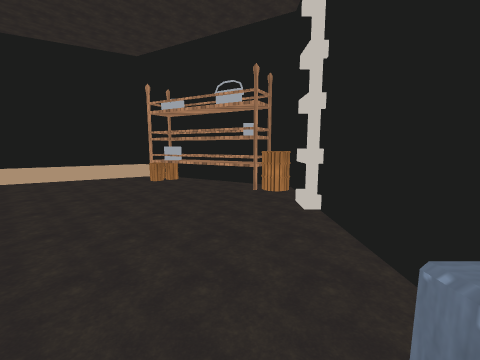
View 1 (above)

20 first-person views from a walk through a 3-D level made in the Unity game engine. The camera is 1.3 m above the floor, tilts 8° down and sees 90° across. The floor is counted in squares, 0.5 m on a side. Each view is taken from the middle of a square. On the plan, view 1 faces up. The plan holds only what a view shows up to about 17 squares ahead; the rest is blank. The place goes on beyond the plan. The player character is not drawn. Some animated figures are not drawn. Some surface patterns are stand-ins.

View 2
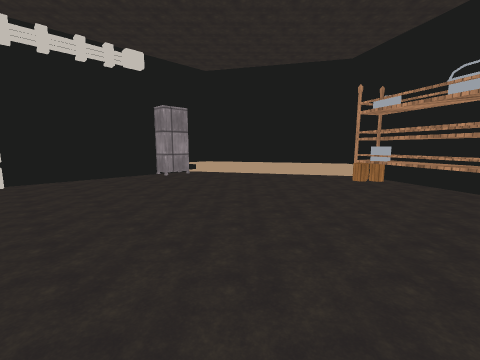

View 3
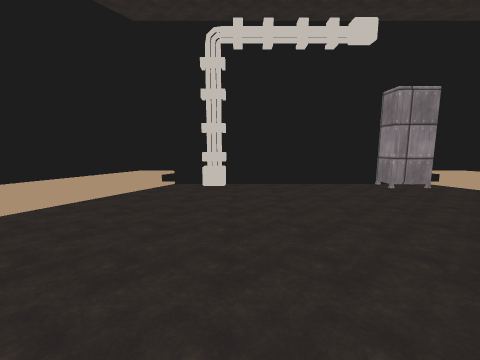

View 4
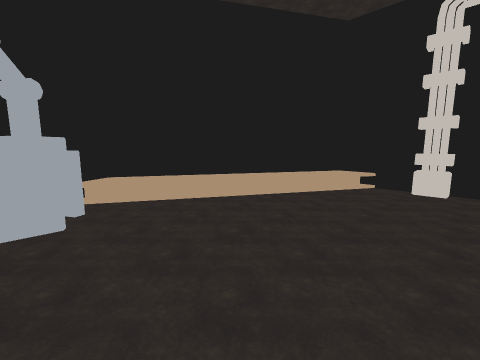

View 5
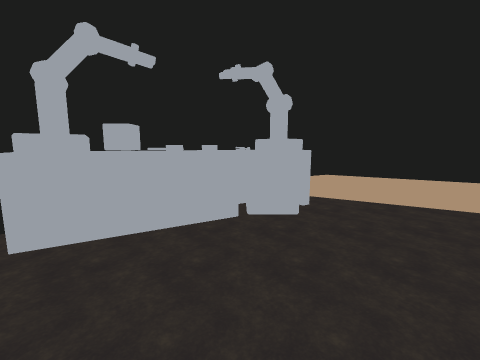

View 6
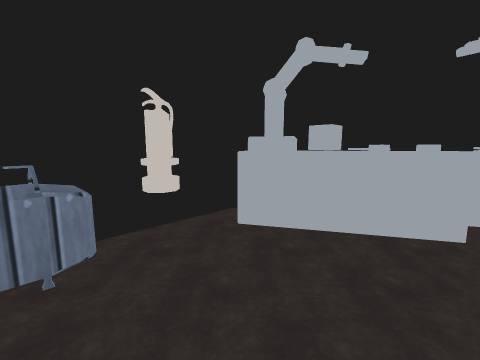

View 7
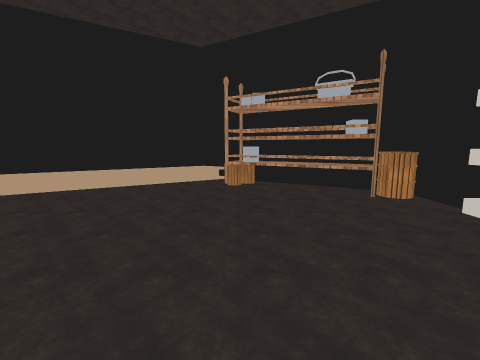

View 8
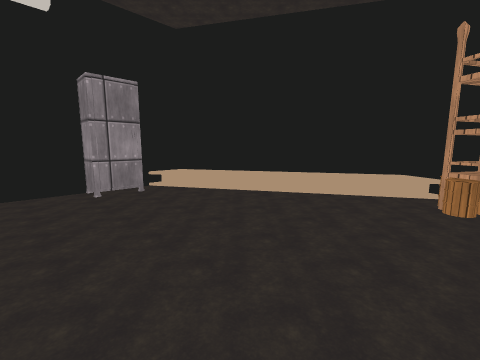

View 9
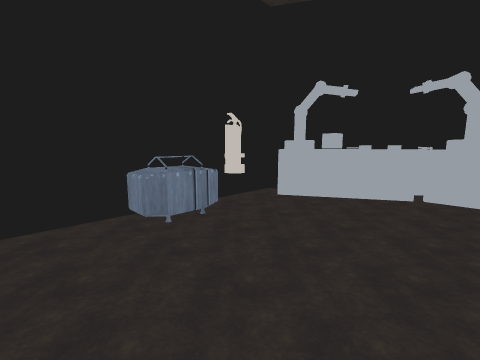

View 10
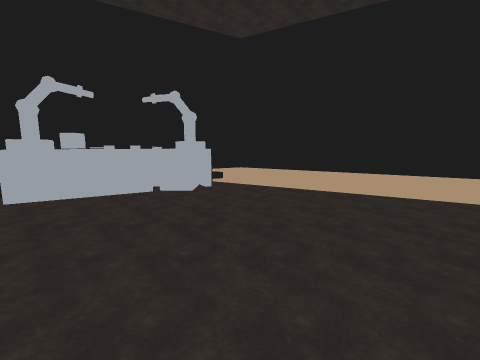

View 11
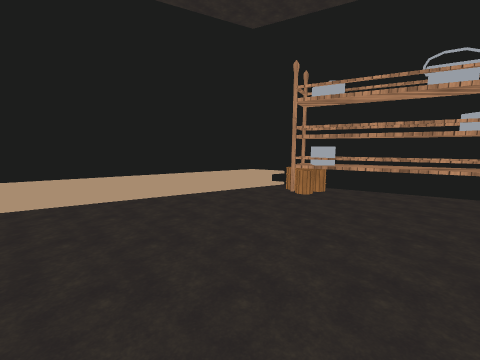

View 12
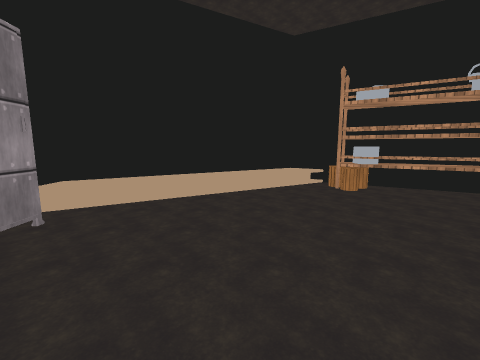

View 13
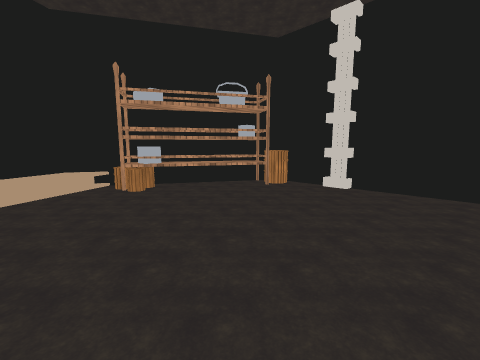

View 14
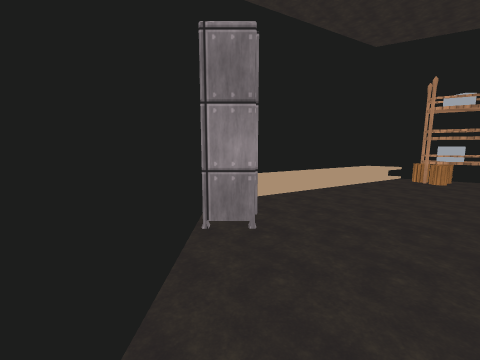

View 15
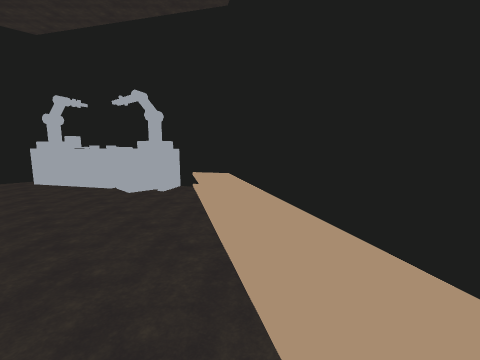

View 16
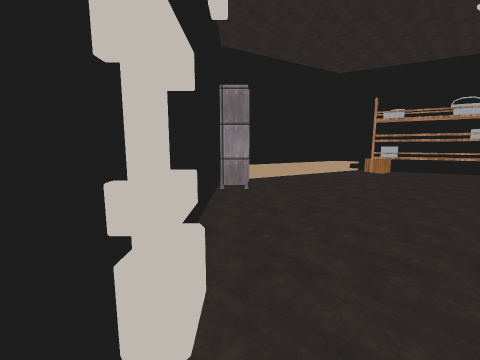

View 17
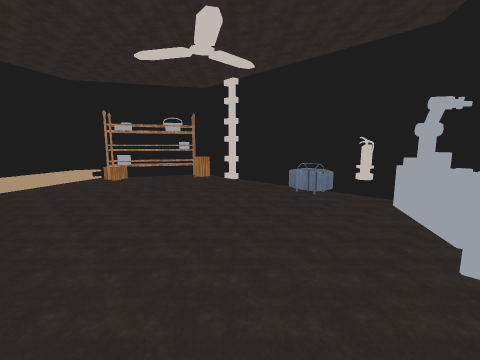

View 18
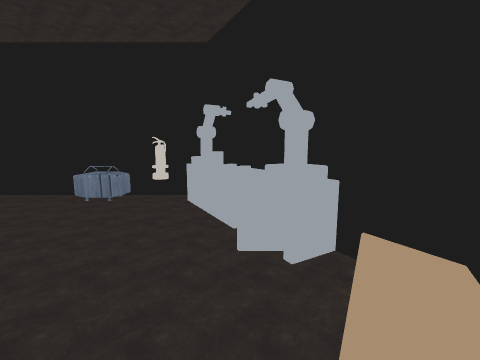

View 19
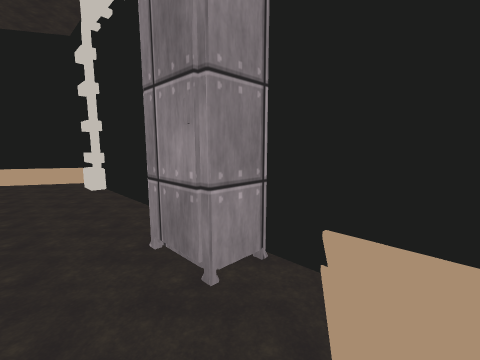

View 20
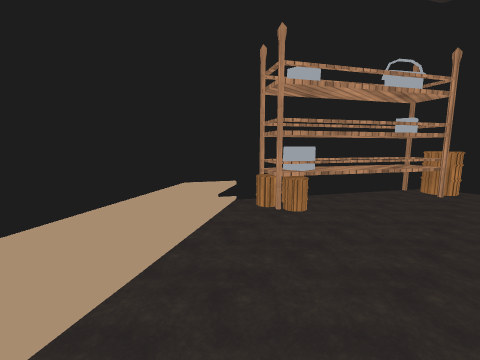

### Floor plan
Key: @ floor where view 1 was taken; # wall or solid block; . main floor; : floor 0.5 m higher than the main floor; / step, stairs or slope; S shelf; B barrel; C container; L locker; O other object.
Columns run from 22 left of view 1 to 3 right of it. Each row starts with its distance up from view 1.
 22            #####
 21          ###  /####
 20        ###  :/.BSS##
 19       ##  :/...BSSS###
 18     ###  /.....BBSSSS###
 17   ###  :/........SSSSSS##
 16  ##   /............SSSSS##
 15  #  /................SSBBB
 14 # //...................BBB
 13 # .......................#
 12 #LL......................#
 11 #LLL.....................#
 10 #LLL.....................#
  9 #LL......................#
  8 ##.......................#
  7 ##.......................#
  6  #.......................#
  5  #.......................#
  4  #.......................#
  3  #.......................#
  2  #.....................CC#
  1  #.....................CCC
  0 ##....................@CCC
 -1 ##.....................CCC
 -2 #O.......................#
 -3 # ......................O#
 -4 # .......................#
 -5  #/......................#
 -6  # /..................OOO#
 -7  #  :/..............OOOOO#
 -8   ##  :/........... OOOO##
 -9    ### ://......OOOOOO#
-10      ###  /....OOOOO###
-11        ##   /..OOOO##
-12         ###  :/.O#
-13           ###:####
-14             ###

Where each view was taken, in squares from view 1:
view 1: 0 up, 0 right, facing up
view 2: 1 down, 0 right, facing up-left
view 3: 0 up, 5 left, facing left
view 4: 0 up, 5 left, facing down-left
view 5: 0 up, 4 left, facing down
view 6: 0 up, 4 left, facing down-right
view 7: 2 up, 6 left, facing up
view 8: 6 up, 6 left, facing up-left
view 9: 5 up, 6 left, facing down-right
view 10: 5 up, 9 left, facing down
view 11: 5 up, 10 left, facing up
view 12: 4 up, 13 left, facing up
view 13: 4 up, 12 left, facing up-right
view 14: 2 up, 20 left, facing up
view 15: 4 down, 20 left, facing down-right
view 16: 5 down, 20 left, facing up
view 17: 9 down, 15 left, facing up-right
view 18: 9 down, 14 left, facing right
view 19: 15 up, 17 left, facing down-left
view 20: 13 up, 15 left, facing up-right
